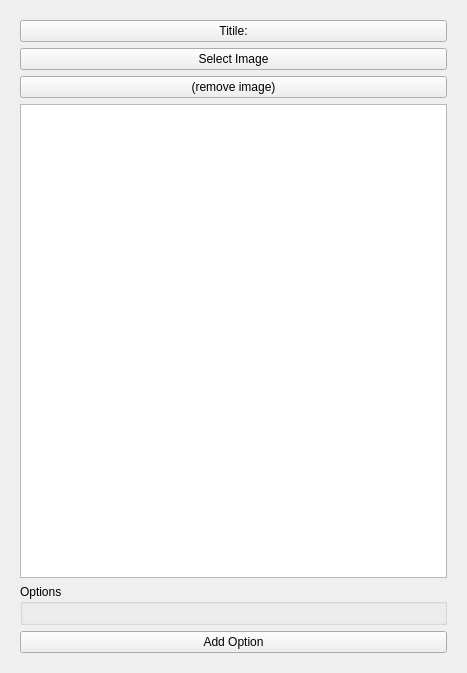
<?xml version="1.0" encoding="UTF-8"?>
<ui version="4.0">
 <class>Form</class>
 <widget class="QWidget" name="Form">
  <property name="geometry">
   <rect>
    <x>0</x>
    <y>0</y>
    <width>467</width>
    <height>673</height>
   </rect>
  </property>
  <property name="windowTitle">
   <string>Form</string>
  </property>
  <layout class="QVBoxLayout" name="verticalLayout">
   <item>
    <widget class="QStackedWidget" name="stack">
     <property name="currentIndex">
      <number>1</number>
     </property>
     <widget class="QWidget" name="labelWidget">
      <layout class="QVBoxLayout" name="verticalLayout_4">
       <item>
        <widget class="QLabel" name="label">
         <property name="text">
          <string>Select a page to edit it</string>
         </property>
         <property name="alignment">
          <set>Qt::AlignCenter</set>
         </property>
        </widget>
       </item>
      </layout>
     </widget>
     <widget class="QWidget" name="pageEditWidget">
      <layout class="QVBoxLayout" name="verticalLayout_2">
       <item>
        <widget class="QPushButton" name="titleButton">
         <property name="text">
          <string>Titile:</string>
         </property>
        </widget>
       </item>
       <item>
        <widget class="QPushButton" name="imageButton">
         <property name="text">
          <string>Select Image</string>
         </property>
        </widget>
       </item>
       <item>
        <widget class="QPushButton" name="removeImageButton">
         <property name="text">
          <string>(remove image)</string>
         </property>
        </widget>
       </item>
       <item>
        <widget class="QTextEdit" name="contentArea"/>
       </item>
       <item>
        <widget class="QGroupBox" name="optionsBox">
         <property name="title">
          <string>Options</string>
         </property>
         <layout class="QVBoxLayout" name="verticalLayout_3"/>
        </widget>
       </item>
       <item>
        <widget class="QPushButton" name="addOptionButton">
         <property name="text">
          <string>Add Option</string>
         </property>
        </widget>
       </item>
      </layout>
     </widget>
    </widget>
   </item>
  </layout>
 </widget>
 <resources/>
 <connections/>
</ui>
